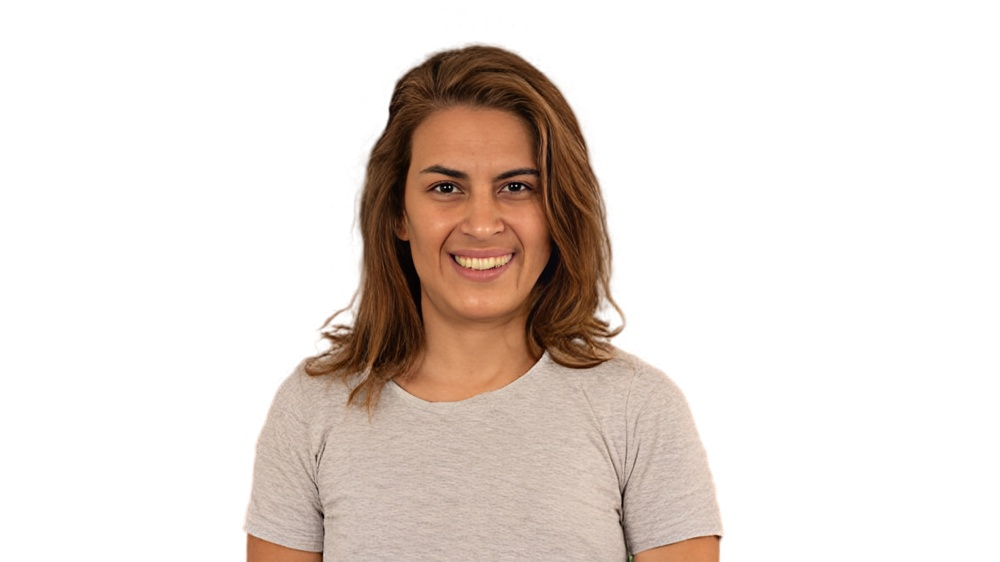
#> input picture fixtures/synt-humans/5f79172bab8c4666ad9dc53ef35cf00b.jpg, 1000 x 562 px, shrunk from 1920 x 1080 before the run; its folder holds only this picture in this run
$ python -i generate_low_contrast.py   (imports and definitions only)
#> lines starting #> are read from the running program, lines starting #| are printed output that depends on the picture
#> further down, picture is the input picture: shape (562, 1000, 3); mean B, G, R 215.4, 220.9, 230.3
"""
Generate low-contrast images from FLUXSynID-faces dataset.
"""

import cv2
import numpy as np
from pathlib import Path
from PIL import Image, ImageEnhance


def create_low_contrast_image(image, contrast_factor=0.5):
    """
    Create a low-contrast version.

    Args:
        image: input BGR image
        contrast_factor: contrast multiplier (< 1.0 for low contrast)

    Returns:
        low-contrast image
    """
#> called with contrast_factor = 0.5
    # Convert to PIL for easier contrast adjustment
    pil_img = Image.fromarray(cv2.cvtColor(image, cv2.COLOR_BGR2RGB))
    enhancer = ImageEnhance.Contrast(pil_img)
    low_contrast = enhancer.enhance(contrast_factor)
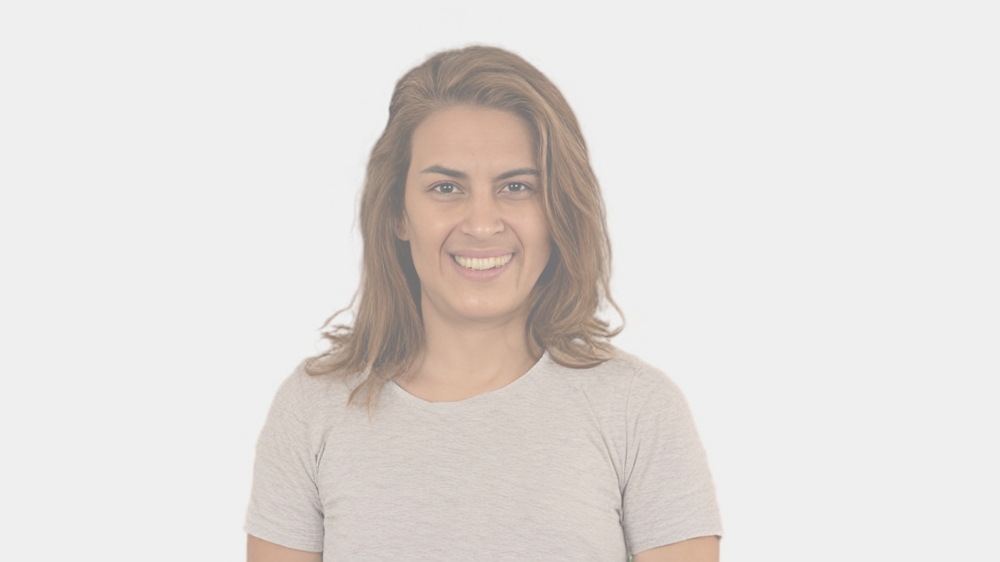
#> low_contrast: PIL image 1000x562 RGB; mean R, G, B 226.6, 221.9, 219.1
    return cv2.cvtColor(np.array(low_contrast), cv2.COLOR_RGB2BGR)
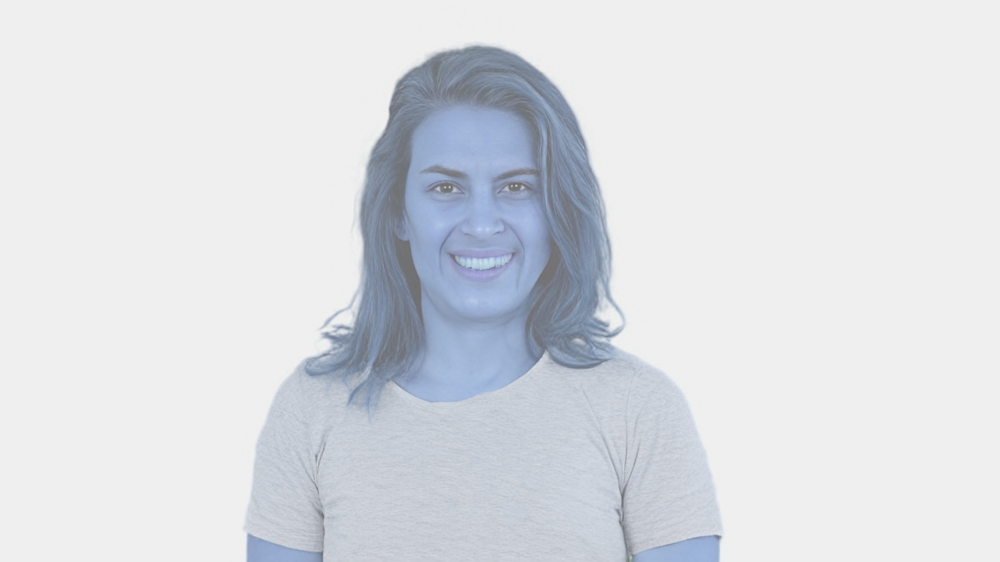
#> returned value: shape (562, 1000, 3); mean R, G, B 219.1, 221.9, 226.6


# [64 lines left out: function generate_low_contrast_images, not called in this run]


# [6 lines not run here, left out]

>>> import cv2
>>> picture = cv2.imread('../fixtures/synt-humans/5f79172bab8c4666ad9dc53ef35cf00b.jpg')
>>> result = create_low_contrast_image(picture)

$ run again, on fixtures/synt-humans/6a6e5dac5a7543939fed2dfffdae323f.jpg
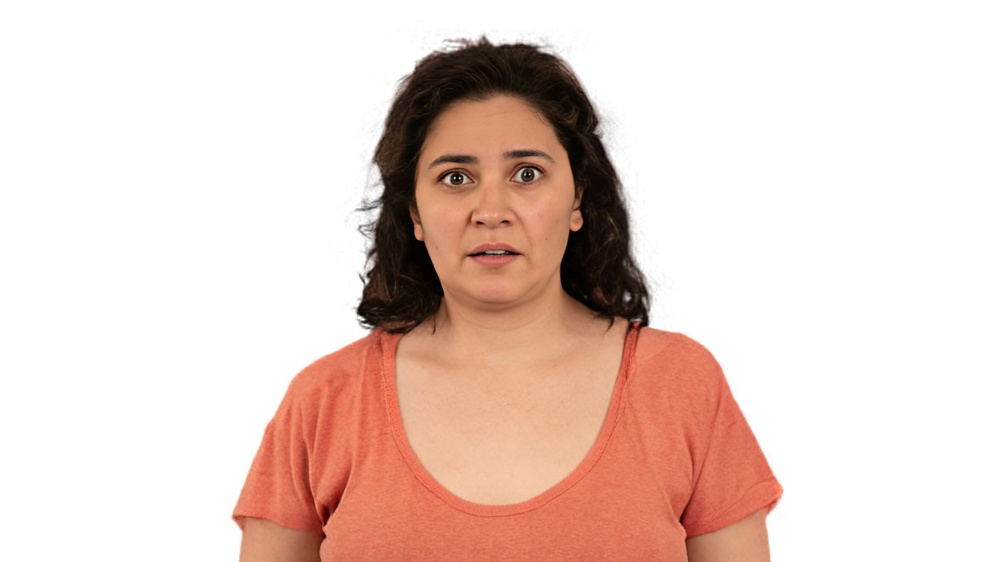
#> input picture fixtures/synt-humans/6a6e5dac5a7543939fed2dfffdae323f.jpg, 1000 x 562 px, shrunk from 1920 x 1080 before the run
#> picture is the input picture: shape (562, 1000, 3); mean B, G, R 202, 209.7, 231.8
#> in create_low_contrast_image, `low_contrast = enhancer.enhance(contrast_factor)`:
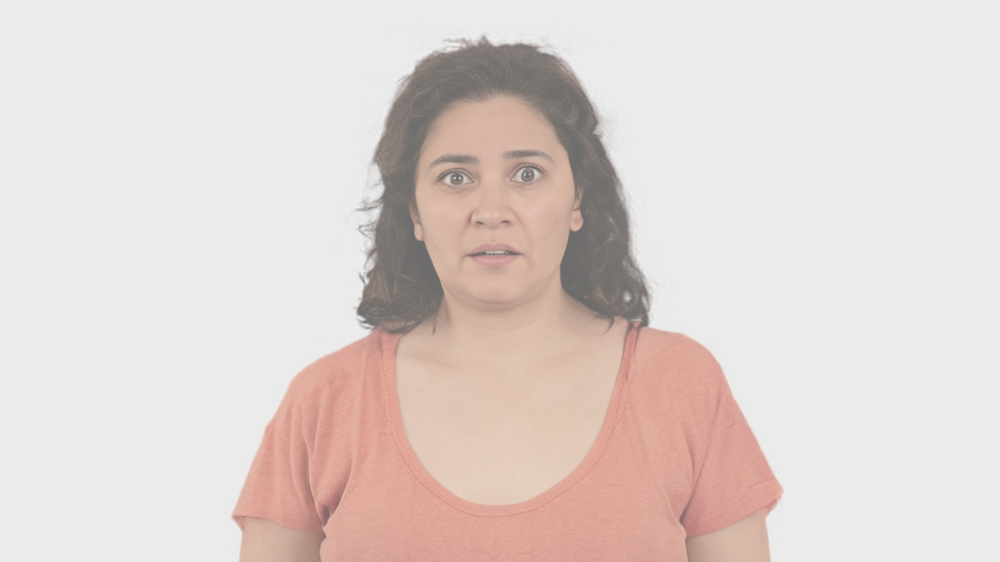
#> low_contrast: PIL image 1000x562 RGB; mean R, G, B 223.3, 212.3, 208.4
#> in create_low_contrast_image, `return cv2.cvtColor(np.array(low_contrast), cv2.COLOR_RGB2BGR)`:
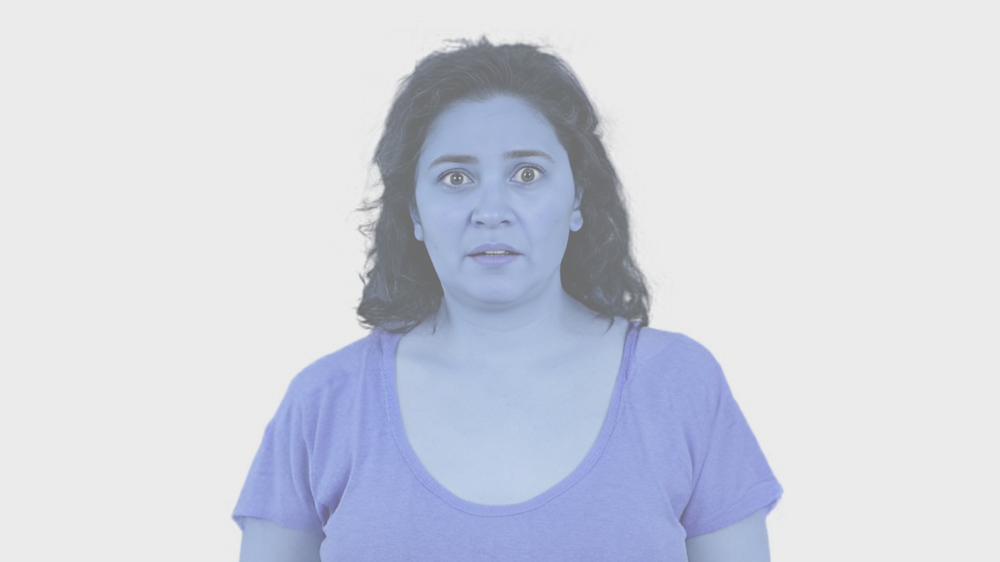
#> returned value: shape (562, 1000, 3); mean R, G, B 208.4, 212.3, 223.3
